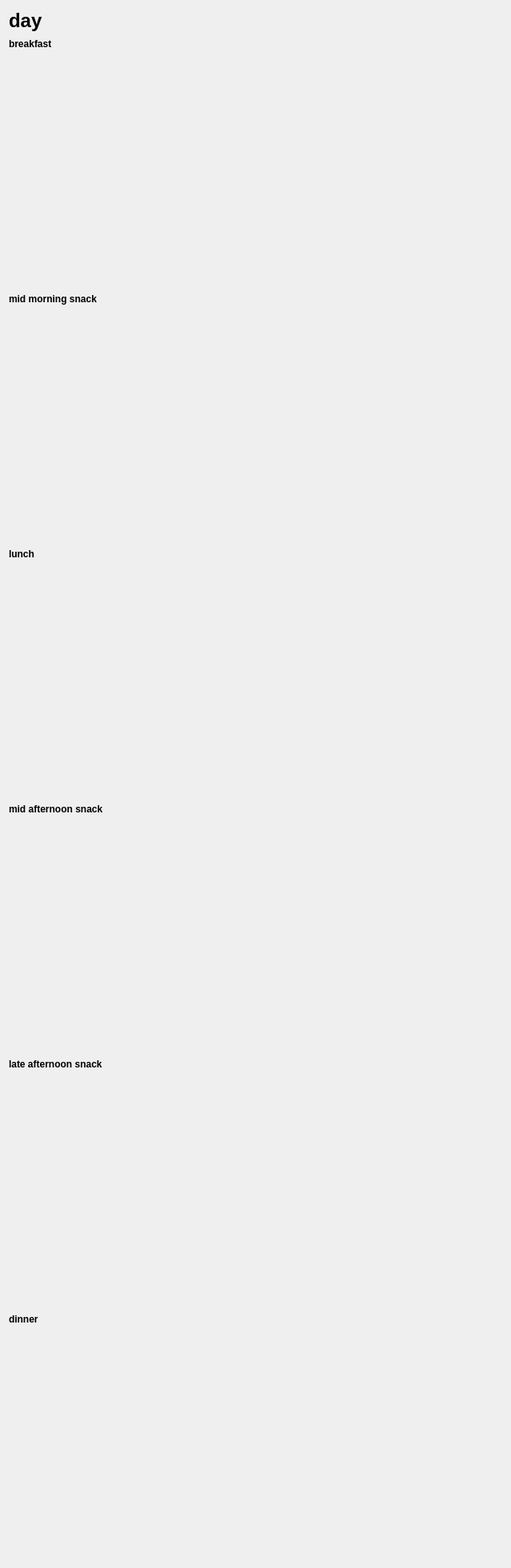
<?xml version="1.0" encoding="UTF-8"?>
<ui version="4.0">
 <class>Form</class>
 <widget class="QWidget" name="Form">
  <property name="geometry">
   <rect>
    <x>0</x>
    <y>0</y>
    <width>639</width>
    <height>1961</height>
   </rect>
  </property>
  <property name="windowTitle">
   <string>Form</string>
  </property>
  <layout class="QVBoxLayout" name="verticalLayout">
   <item>
    <widget class="QLabel" name="label_2">
     <property name="maximumSize">
      <size>
       <width>16777215</width>
       <height>30</height>
      </size>
     </property>
     <property name="font">
      <font>
       <pointsize>18</pointsize>
       <weight>75</weight>
       <bold>true</bold>
      </font>
     </property>
     <property name="text">
      <string>day</string>
     </property>
     <property name="alignment">
      <set>Qt::AlignLeading|Qt::AlignLeft|Qt::AlignVCenter</set>
     </property>
    </widget>
   </item>
   <item>
    <widget class="QLabel" name="label">
     <property name="maximumSize">
      <size>
       <width>16777215</width>
       <height>15</height>
      </size>
     </property>
     <property name="font">
      <font>
       <weight>75</weight>
       <bold>true</bold>
      </font>
     </property>
     <property name="text">
      <string>breakfast</string>
     </property>
    </widget>
   </item>
   <item>
    <widget class="QWidget" name="widget" native="true"/>
   </item>
   <item>
    <spacer name="verticalSpacer">
     <property name="orientation">
      <enum>Qt::Vertical</enum>
     </property>
     <property name="sizeType">
      <enum>QSizePolicy::Fixed</enum>
     </property>
     <property name="sizeHint" stdset="0">
      <size>
       <width>20</width>
       <height>5</height>
      </size>
     </property>
    </spacer>
   </item>
   <item>
    <widget class="QLabel" name="label_3">
     <property name="maximumSize">
      <size>
       <width>16777215</width>
       <height>15</height>
      </size>
     </property>
     <property name="font">
      <font>
       <weight>75</weight>
       <bold>true</bold>
      </font>
     </property>
     <property name="text">
      <string>mid morning snack</string>
     </property>
    </widget>
   </item>
   <item>
    <widget class="QWidget" name="widget_2" native="true"/>
   </item>
   <item>
    <spacer name="verticalSpacer_2">
     <property name="orientation">
      <enum>Qt::Vertical</enum>
     </property>
     <property name="sizeType">
      <enum>QSizePolicy::Fixed</enum>
     </property>
     <property name="sizeHint" stdset="0">
      <size>
       <width>20</width>
       <height>5</height>
      </size>
     </property>
    </spacer>
   </item>
   <item>
    <widget class="QLabel" name="label_4">
     <property name="maximumSize">
      <size>
       <width>16777215</width>
       <height>15</height>
      </size>
     </property>
     <property name="font">
      <font>
       <weight>75</weight>
       <bold>true</bold>
      </font>
     </property>
     <property name="text">
      <string>lunch</string>
     </property>
    </widget>
   </item>
   <item>
    <widget class="QWidget" name="widget_3" native="true"/>
   </item>
   <item>
    <spacer name="verticalSpacer_3">
     <property name="orientation">
      <enum>Qt::Vertical</enum>
     </property>
     <property name="sizeType">
      <enum>QSizePolicy::Fixed</enum>
     </property>
     <property name="sizeHint" stdset="0">
      <size>
       <width>20</width>
       <height>5</height>
      </size>
     </property>
    </spacer>
   </item>
   <item>
    <widget class="QLabel" name="label_5">
     <property name="maximumSize">
      <size>
       <width>16777215</width>
       <height>15</height>
      </size>
     </property>
     <property name="font">
      <font>
       <weight>75</weight>
       <bold>true</bold>
      </font>
     </property>
     <property name="text">
      <string>mid afternoon snack</string>
     </property>
    </widget>
   </item>
   <item>
    <widget class="QWidget" name="widget_4" native="true"/>
   </item>
   <item>
    <spacer name="verticalSpacer_4">
     <property name="orientation">
      <enum>Qt::Vertical</enum>
     </property>
     <property name="sizeType">
      <enum>QSizePolicy::Fixed</enum>
     </property>
     <property name="sizeHint" stdset="0">
      <size>
       <width>20</width>
       <height>5</height>
      </size>
     </property>
    </spacer>
   </item>
   <item>
    <widget class="QLabel" name="label_6">
     <property name="maximumSize">
      <size>
       <width>16777215</width>
       <height>15</height>
      </size>
     </property>
     <property name="font">
      <font>
       <weight>75</weight>
       <bold>true</bold>
      </font>
     </property>
     <property name="text">
      <string>late afternoon snack</string>
     </property>
    </widget>
   </item>
   <item>
    <widget class="QWidget" name="widget_5" native="true"/>
   </item>
   <item>
    <spacer name="verticalSpacer_5">
     <property name="orientation">
      <enum>Qt::Vertical</enum>
     </property>
     <property name="sizeType">
      <enum>QSizePolicy::Fixed</enum>
     </property>
     <property name="sizeHint" stdset="0">
      <size>
       <width>20</width>
       <height>5</height>
      </size>
     </property>
    </spacer>
   </item>
   <item>
    <widget class="QLabel" name="label_7">
     <property name="maximumSize">
      <size>
       <width>16777215</width>
       <height>15</height>
      </size>
     </property>
     <property name="font">
      <font>
       <weight>75</weight>
       <bold>true</bold>
      </font>
     </property>
     <property name="text">
      <string>dinner</string>
     </property>
    </widget>
   </item>
   <item>
    <widget class="QWidget" name="widget_6" native="true"/>
   </item>
  </layout>
 </widget>
 <resources/>
 <connections/>
</ui>
